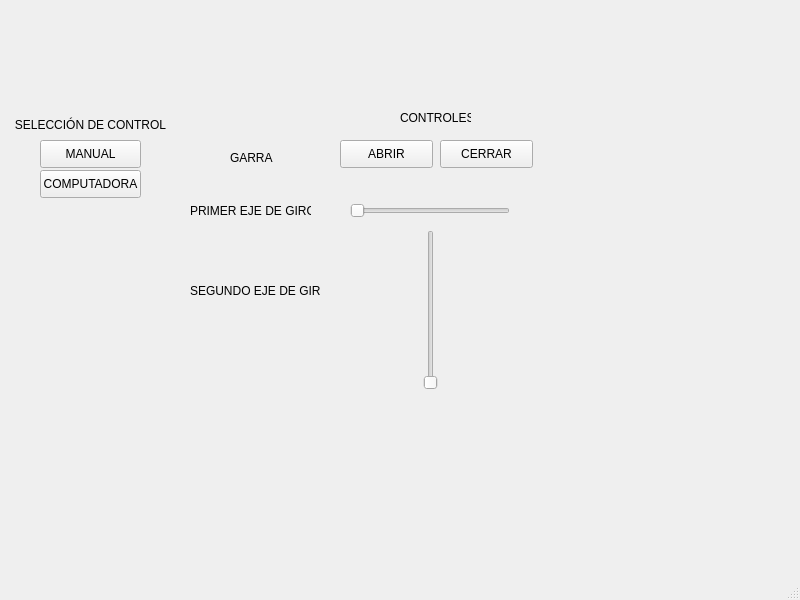
<?xml version="1.0" encoding="UTF-8"?>
<ui version="4.0">
 <class>MainWindow</class>
 <widget class="QMainWindow" name="MainWindow">
  <property name="geometry">
   <rect>
    <x>0</x>
    <y>0</y>
    <width>800</width>
    <height>600</height>
   </rect>
  </property>
  <property name="windowTitle">
   <string>MainWindow</string>
  </property>
  <widget class="QWidget" name="centralwidget">
   <widget class="QPushButton" name="pushButton">
    <property name="geometry">
     <rect>
      <x>40</x>
      <y>140</y>
      <width>101</width>
      <height>28</height>
     </rect>
    </property>
    <property name="text">
     <string>MANUAL</string>
    </property>
   </widget>
   <widget class="QPushButton" name="pushButton_2">
    <property name="geometry">
     <rect>
      <x>40</x>
      <y>170</y>
      <width>101</width>
      <height>28</height>
     </rect>
    </property>
    <property name="text">
     <string>COMPUTADORA</string>
    </property>
   </widget>
   <widget class="QLabel" name="label">
    <property name="geometry">
     <rect>
      <x>10</x>
      <y>99</y>
      <width>161</width>
      <height>51</height>
     </rect>
    </property>
    <property name="text">
     <string>SELECCIÓN DE CONTROL</string>
    </property>
    <property name="alignment">
     <set>Qt::AlignCenter</set>
    </property>
   </widget>
   <widget class="QLabel" name="label_2">
    <property name="geometry">
     <rect>
      <x>400</x>
      <y>110</y>
      <width>71</width>
      <height>16</height>
     </rect>
    </property>
    <property name="text">
     <string>CONTROLES</string>
    </property>
   </widget>
   <widget class="QLabel" name="label_3">
    <property name="geometry">
     <rect>
      <x>230</x>
      <y>150</y>
      <width>55</width>
      <height>16</height>
     </rect>
    </property>
    <property name="text">
     <string>GARRA</string>
    </property>
   </widget>
   <widget class="QPushButton" name="pushButton_3">
    <property name="geometry">
     <rect>
      <x>340</x>
      <y>140</y>
      <width>93</width>
      <height>28</height>
     </rect>
    </property>
    <property name="text">
     <string>ABRIR</string>
    </property>
   </widget>
   <widget class="QPushButton" name="pushButton_4">
    <property name="geometry">
     <rect>
      <x>440</x>
      <y>140</y>
      <width>93</width>
      <height>28</height>
     </rect>
    </property>
    <property name="text">
     <string>CERRAR</string>
    </property>
   </widget>
   <widget class="QLabel" name="label_4">
    <property name="geometry">
     <rect>
      <x>190</x>
      <y>190</y>
      <width>121</width>
      <height>41</height>
     </rect>
    </property>
    <property name="text">
     <string>PRIMER EJE DE GIRO</string>
    </property>
   </widget>
   <widget class="QSlider" name="horizontalSlider">
    <property name="geometry">
     <rect>
      <x>350</x>
      <y>200</y>
      <width>160</width>
      <height>22</height>
     </rect>
    </property>
    <property name="maximum">
     <number>255</number>
    </property>
    <property name="orientation">
     <enum>Qt::Horizontal</enum>
    </property>
   </widget>
   <widget class="QLabel" name="label_5">
    <property name="geometry">
     <rect>
      <x>190</x>
      <y>270</y>
      <width>131</width>
      <height>41</height>
     </rect>
    </property>
    <property name="text">
     <string>SEGUNDO EJE DE GIRO</string>
    </property>
   </widget>
   <widget class="QSlider" name="verticalSlider">
    <property name="geometry">
     <rect>
      <x>420</x>
      <y>230</y>
      <width>22</width>
      <height>160</height>
     </rect>
    </property>
    <property name="maximum">
     <number>255</number>
    </property>
    <property name="orientation">
     <enum>Qt::Vertical</enum>
    </property>
   </widget>
  </widget>
  <widget class="QMenuBar" name="menubar">
   <property name="geometry">
    <rect>
     <x>0</x>
     <y>0</y>
     <width>800</width>
     <height>26</height>
    </rect>
   </property>
  </widget>
  <widget class="QStatusBar" name="statusbar"/>
 </widget>
 <resources/>
 <connections/>
</ui>
